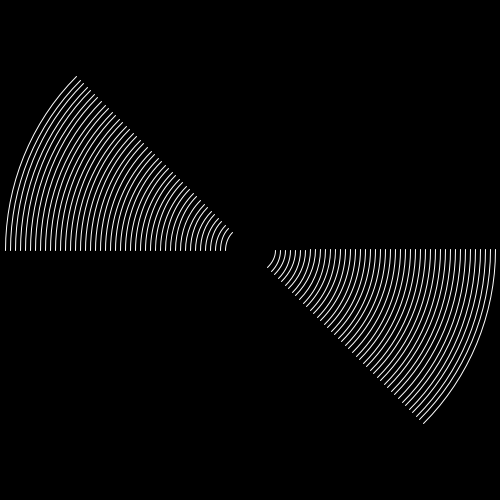
Frame 1 (no input)
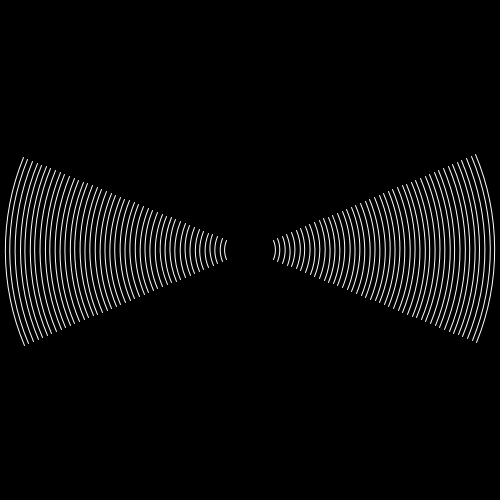
Frame 60 (the mouse pressed at the canvas centre just before this capture)
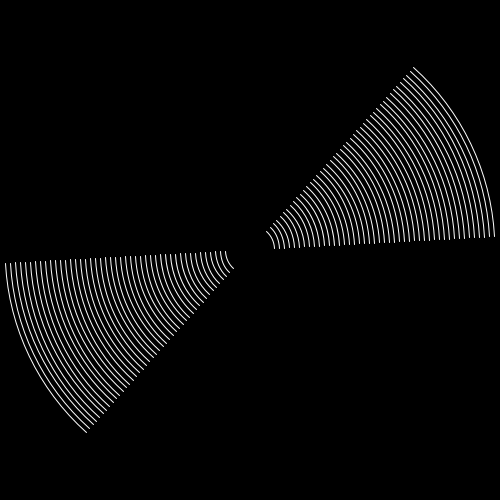
Frame 120 (the mouse held since frame 60 and released just before this capture)

The Processing sketch that drew these frames (run headless with seeded random() and noise(); from frame 60 on, the mouse is pressed at the canvas centre):

// Processing sketch: processing_187261
// ── processing_187261.pde

float theta;
void setup()
{
  size(500,500);
  background(0);
  noFill();
  stroke(255);
  theta = 2*PI;
}
void draw()
{
  background(0);

  for (int i = 50; i < width; i += 10)
  {
    arc(width/2,height/2,i,i,theta,theta+PI/4);
    arc(width/2,height/2,i,i,PI + theta,PI + theta+PI/4);
  }
  theta -= 0.06;
  if (theta < 0)
  {
    theta = 2*PI;
  }
}
